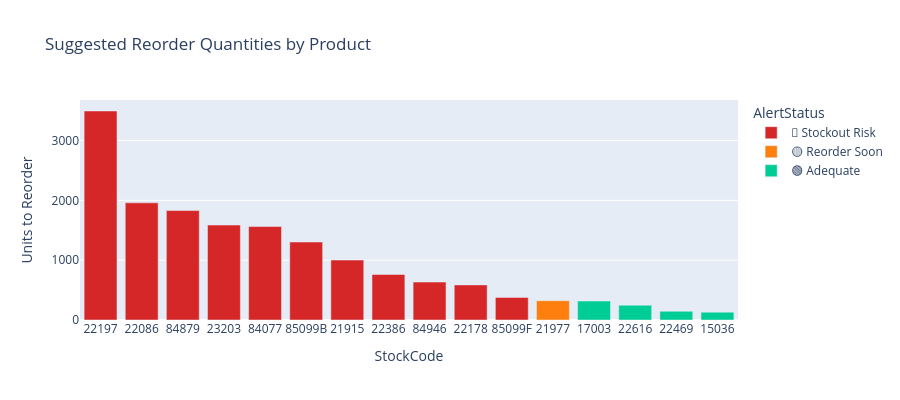

The notebook cell this image was saved under:
### Code cell
reorder_needed = ok_alerts[ok_alerts['SuggestedReorderQty'] > 0].copy()

fig3 = px.bar(
    reorder_needed.sort_values('SuggestedReorderQty', ascending=False),
    x='StockCode', y='SuggestedReorderQty',
    title='Suggested Reorder Quantities by Product',
    color='AlertStatus',
    color_discrete_map={'🔴 Stockout Risk': '#d62728', '🟡 Reorder Soon': '#ff7f0e'},
    labels={'SuggestedReorderQty': 'Units to Reorder'}
)
fig3.update_layout(height=400)
fig3.show()

### Figure 1 — Plotly figure (JSON) as saved in the notebook; plotly's stock layout.template omitted (floating-point values rounded to 4 significant figures)
{"data": [{"hovertemplate": "AlertStatus=🔴 Stockout Risk<br>StockCode=%{x}<br>Units to Reorder=%{y}<extra></extra>", "legendgroup": "🔴 Stockout Risk", "marker": {"color": "#d62728", "pattern": {"shape": ""}}, "name": "🔴 Stockout Risk", "orientation": "v", "showlegend": true, "textposition": "auto", "type": "bar", "x": ["22197", "22086", "84879", "23203", "84077", "85099B", "21915", "22386", "84946", "22178", "85099F"], "xaxis": "x", "y": [3494.0, 1959.0, 1830.0, 1587.0, 1562.0, 1304.0, 1002.0, 761.0, 634.0, 587.0, 378.0], "yaxis": "y"}, {"hovertemplate": "AlertStatus=🟡 Reorder Soon<br>StockCode=%{x}<br>Units to Reorder=%{y}<extra></extra>", "legendgroup": "🟡 Reorder Soon", "marker": {"color": "#ff7f0e", "pattern": {"shape": ""}}, "name": "🟡 Reorder Soon", "orientation": "v", "showlegend": true, "textposition": "auto", "type": "bar", "x": ["21977"], "xaxis": "x", "y": [322.0], "yaxis": "y"}, {"hovertemplate": "AlertStatus=🟢 Adequate<br>StockCode=%{x}<br>Units to Reorder=%{y}<extra></extra>", "legendgroup": "🟢 Adequate", "marker": {"color": "#00cc96", "pattern": {"shape": ""}}, "name": "🟢 Adequate", "orientation": "v", "showlegend": true, "textposition": "auto", "type": "bar", "x": ["17003", "22616", "22469", "15036"], "xaxis": "x", "y": [317.0, 247.0, 146.0, 131.0], "yaxis": "y"}], "layout": {"barmode": "relative", "height": 400, "legend": {"title": {"text": "AlertStatus"}, "tracegroupgap": 0}, "title": {"text": "Suggested Reorder Quantities by Product"}, "xaxis": {"anchor": "y", "domain": [0, 1], "title": {"text": "StockCode"}}, "yaxis": {"anchor": "x", "domain": [0, 1], "title": {"text": "Units to Reorder"}}}}
